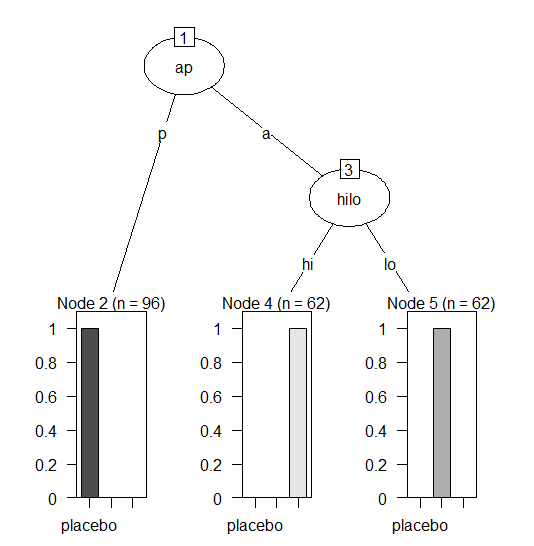

Generate this figure with R:
install.packages("C50")

library(MASS)

require(C50)

data("bacteria")

head(bacteria)

str(bacteria)

bacteria[,'ap'] <- factor(bacteria[,'ap'])

str(bacteria)

table(bacteria$ap)

m1 <- C5.0(bacteria[1:220,-6],bacteria[1:220,6])

summary(m1)

plot(m1)
